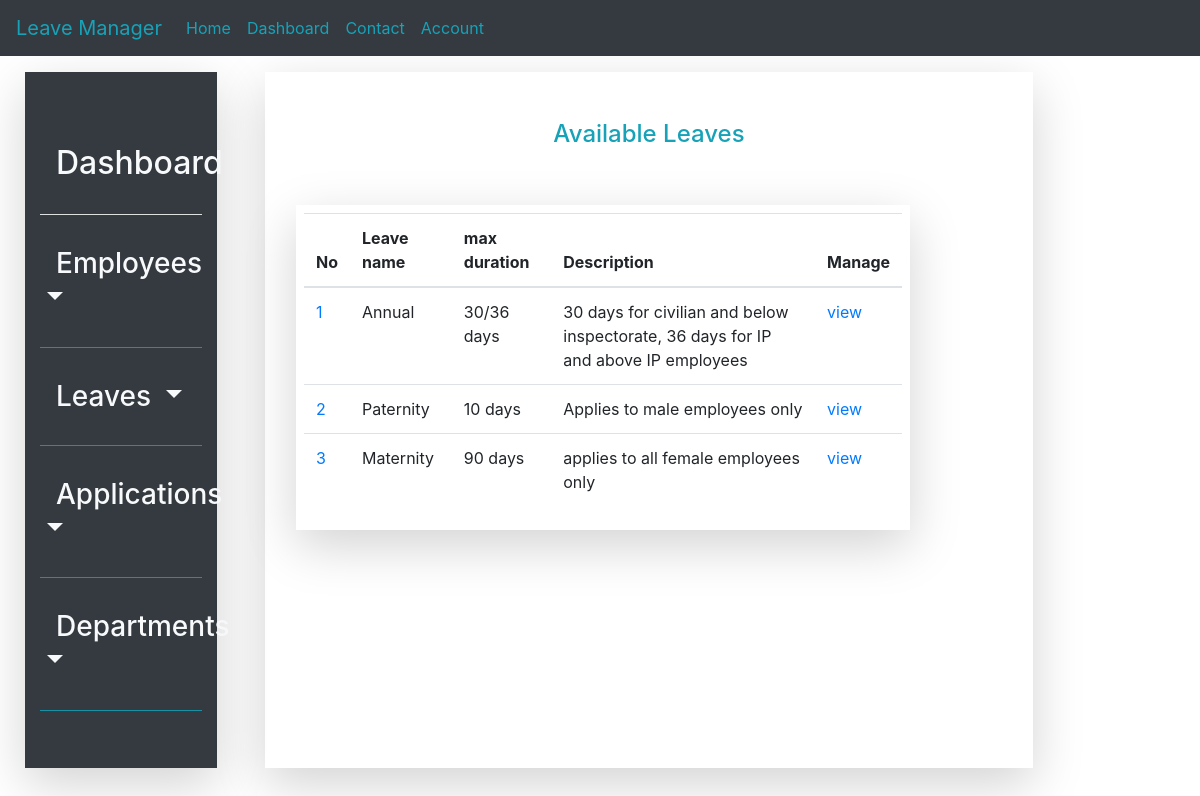
Page /leave/list on the committed database.
### leave_management_app/models.py (models this page shows, shortened)
class Leave_type(models.Model):
    leave_type_name = models.CharField(choices=leave_category_list, max_length=30)
    leave_duration = models.CharField(default='30/36 days', max_length=30)
    leave_type_description = models.TextField()

### leave_management_app/views.py (the view)
# urls.py: path('leave/list', LeaveListView.as_view(), name='leave_list'),
class LeaveListView(ListView):
    model = Leave_type
    context_object_name = 'leaves'
    template_name = 'leave_type_list.html'

### leave_management_app/templates/leave_management_app/leave_type_list.html (shortened to what this page needs)
{%extends 'leave_management_app/base.html'%}
    {%block content%}
<div class="row p-4" style="height: 95vh; width: 100%; background-color: white; background-attachment: fixed;">
        {%block navbar%}
            {%include 'navigation/sidenav.html'%}
        {%endblock navbar%}
    <div class="col-lg-8 mt-3 ml-5 shadow-lg">
        <div class="py-5 text-center"><label class="text-info h4">Available Leaves</label></div>
            <div class="row ml-3">
        <div class="col-md-10 p-2 shadow-lg">
            <table class="table">
              <thead>
                <tr>
                  <th scope="col">No</th>
                  <th scope="col">Leave name</th>
                  <th scope="col">max duration</th>
                  <th scope="col">Description</th>
                  <th scope="col">Manage</th>
                </tr>
              </thead>
              <tbody>
              {%for leave in leaves %}
                <tr>
                  <td><a href="#">{{leave.id}}</a></td>
                  <td>{{leave.leave_type_name}}</td>
                  <td>{{leave.leave_duration}}</td>
                  <td>{{leave.leave_type_description}}</td>
                  <td><a class="" href="{%url 'leave_detail' leave.id%}">view</a></td>
                </tr>
                {% endfor %}
              </tbody>
            </table>
        </div>
    </div>
    </div>
</div>
    {%endblock content%}

### rows in the picture
Leave_type: id "1", leave_type_name "Annual", leave_duration "30/36 days", leave_type_description "30 days for civilian and below inspectorate, 36 days for IP and above IP employees"
Leave_type: id "2", leave_type_name "Paternity", leave_duration "10 days", leave_type_description "Applies to male employees only"
Leave_type: id "3", leave_type_name "Maternity", leave_duration "90 days", leave_type_description "applies to all female employees only"
